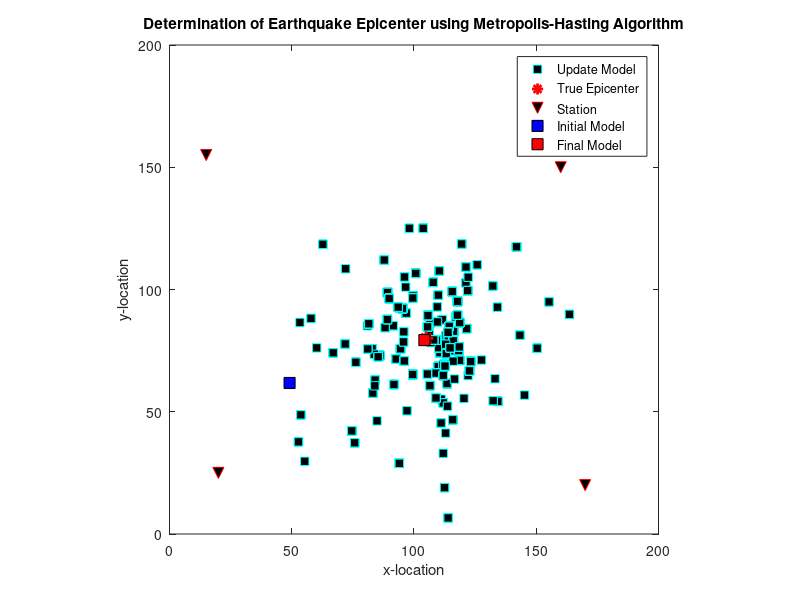

Write the MATLAB code that produced this figure. (Note: this script raises an error after producing the figure.)
% Penentuan Epicenter
% Metropolis-Hasting Algoritm

clear, clc, close all

%Penentuan Ruang Model
xmin=0;
xmax=200;
ymin=0;
ymax=200;
x=linspace(xmin,xmax,50);
y=linspace(ymin,ymax,50);

% posisi episenter sebenarnya
x0=105;
y0=80;

% posisi stasiun gempa
xsts=[20;15;160;170];
ysts=[25;155;150;20];

% cepat rambat gelombang
vp=5;

% Forward Modelling
tobs=1/vp*sqrt((xsts-x0).^2+(ysts-y0).^2);

% Pemilihan model awal secara random uniform
x1 = xmin+rand*(xmax-xmin);
y1 = ymin+rand*(ymax-ymin);

%Jumlah iterasi
niter=1500;

%Proses Iterasi
for i =1:niter
    % perturbasi model dengan radius 0.3
    x2 = x1+randn*(xmax-xmin)*0.3; 
    y2 = y1+randn*(ymax-ymin)*0.3;
       
    % Misfit
    tcal1=1/vp*sqrt((xsts-x1).^2+(ysts-y1).^2);
    tcal2=1/vp*sqrt((xsts-x2).^2+(ysts-y2).^2);
    e1 = mean(sqrt((tcal1-tobs).^2));
    e2 = mean(sqrt((tcal2-tobs).^2));
    
     % step untuk menerima atau menolak model baru
    if rand <= exp(-(e2-e1))
        x1=x2;
        y1=y2;
        e1 = e2;
        xacc(i) = x1;
        yacc(i) = y1;
        eacc(i) = e1;
       
    else
        x1=x1;
        y1=y1;
        e1 = e1;
        xacc(i) = x1;
        yacc(i) = y1;
        eacc(i) = e1;

    end
end

[mine,idx]=min(eacc);
xbest = xacc(idx);
ybest = yacc(idx);

%% Visualisasi
fh=figure(1);
plot(xacc,yacc,'s','color','c','MarkerSize',6,'MarkerFaceColor','#000000')
hold on
plot(x0,y0,'*r','Linewidth',2,'MarkerSize',10)
plot(xsts,ysts,'v','MarkerSize',8,'MarkerFaceColor','k','MarkerEdgeColor','r')
plot(xacc(1),yacc(1),'s','color','k','MarkerSize',8,'MarkerFaceColor','#0000FF')
plot(xbest,ybest,'s','color','k','MarkerSize',8,'MarkerFaceColor','#FF0000')
title('Determination of Earthquake Epicenter using Metropolis-Hasting Algorithm')
ylabel('y-location')
xlabel('x-location')
legend ('Update Model','True Epicenter','Station','Initial Model','Final Model')
axis equal;
axis([xmin xmax ymin ymax]);


% figure(2)
% axis([xmin xmax ymin ymax]);
% axis equal tight;
% [X,Y]=meshgrid(x,y);
% contourf(X,Y,griddata(xacc,yacc,eacc,X,Y))
% hold on
% plot(x0,y0,'*r','Linewidth',2,'MarkerSize',10)
% plot(xsts,ysts,'v','MarkerSize',8,'MarkerFaceColor','k','MarkerEdgeColor','r')
% plot(xacc(1),yacc(1),'s','color','k','MarkerSize',8,'MarkerFaceColor','#0000FF')
% plot(xacc(end),yacc(end),'s','color','k','MarkerSize',8,'MarkerFaceColor','#FF0000')
% title('Penentuan Epicenter Gempa MH Algoritm')
% ylabel('y-location')
% xlabel('x-location')
% legend ('Kontur Misfit','True Epicenter','Station','Initial Model','Final Invertion')
% colormap jet;
% skala=colorbar;
% title(skala,'Misfit','fontweight','bold','fontsize',10);
% 
fh.WindowState='maximize';
print('-dpng','Epicenter MH Algoritm','-r500');